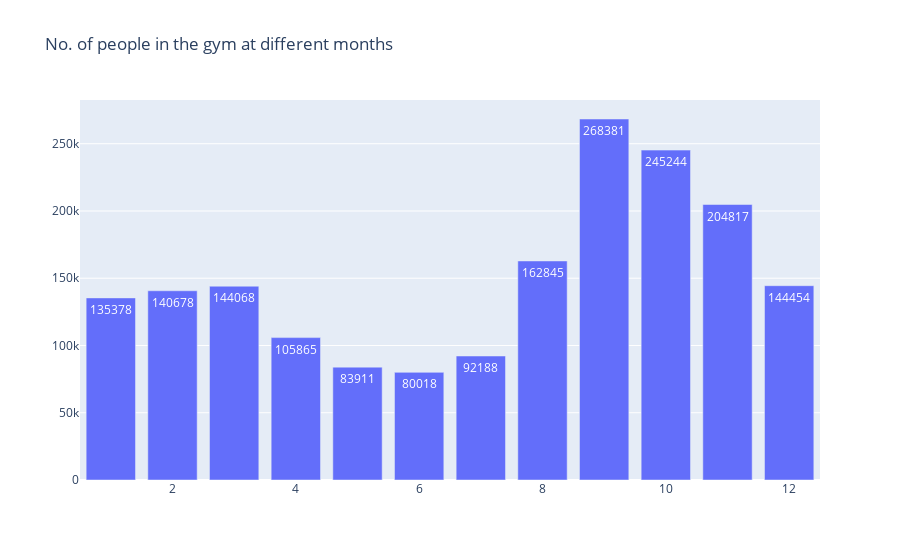

This figure's notebook cell:
### Code cell
x = sorted(df['month'].unique())
y= df.groupby(by='month', as_index='False').sum()['number_people'].values
fig= go.Figure(data=[go.Bar(x=sorted(df['month'].unique()),  y = y , text= y)])
fig.update_layout(title= 'No. of people in the gym at different months')
fig.show()

### Figure 1 — Plotly figure (JSON) as saved in the notebook; plotly's stock layout.template omitted (floating-point values rounded to 4 significant figures)
{"data": [{"text": [135378, 140678, 144068, 105865, 83911, 80018, 92188, 162845, 268381, 245244, 204817, 144454], "type": "bar", "x": [1, 2, 3, 4, 5, 6, 7, 8, 9, 10, 11, 12], "y": [135378, 140678, 144068, 105865, 83911, 80018, 92188, 162845, 268381, 245244, 204817, 144454]}], "layout": {"title": {"text": "No. of people in the gym at different months"}}}
